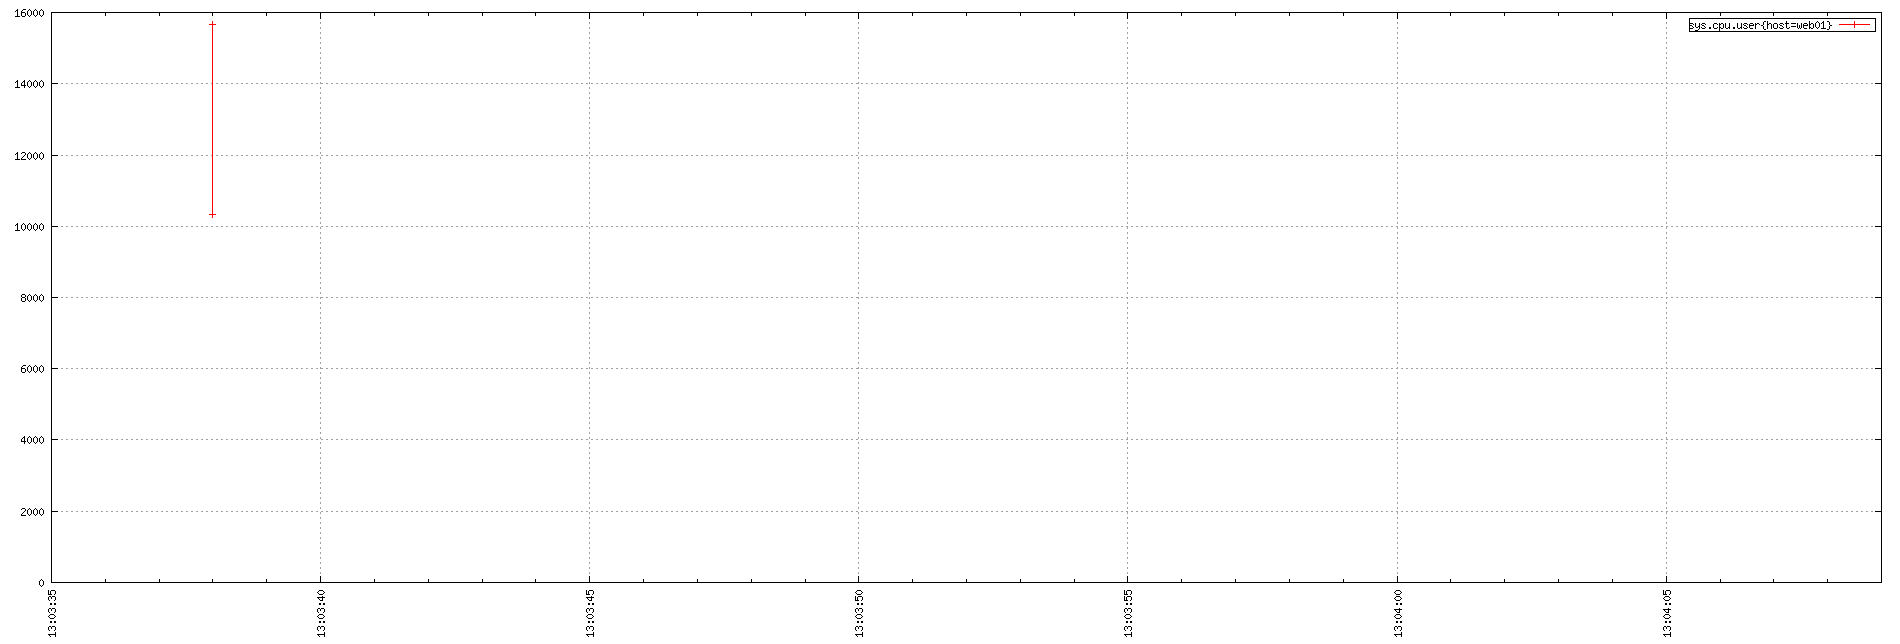

Recreate this plot in gnuplot.
set term png small size 1900,644
set xdata time
set timefmt "%s"
if (GPVAL_VERSION < 4.6) set xtics rotate; else set xtics rotate right
set output "${TMPDIR-'tmp'}/tsd/727ef1b9.png"
set xrange ["1670245415":"1670245449"]
set format x "%H:%M:%S"
set grid
set style data linespoint
set key right box
set yrange [0:]
plot  "${TMPDIR-'tmp'}/tsd/727ef1b9_0.dat" using 1:2 title "sys.cpu.user{host=web01}"
